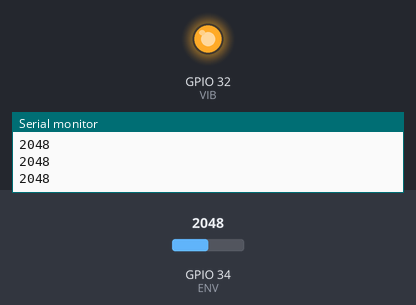
This sketch was run on a simulated ESP32. Shown: output pins drawn as LEDs (lit = HIGH), the last lines printed to the serial monitor. Inputs (shaded band) come from the test bench; at power-on: GPIO 34 (ENV) = 2048.

Above: at 1.2 s.
1.3 s: GPIO 34 (ENV) set to 491
At 2.5 s:
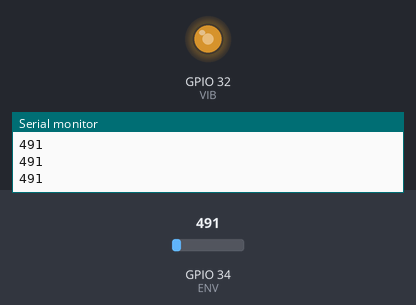
2.8 s: GPIO 34 (ENV) set to 0
At 4.0 s:
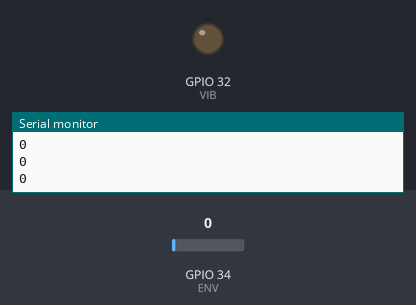
4.3 s: GPIO 34 (ENV) set to 1228
At 5.5 s:
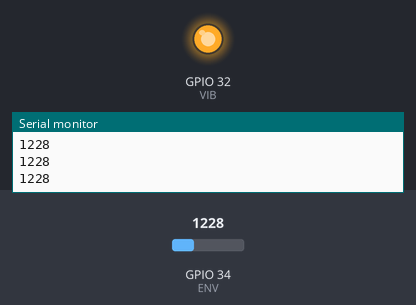
Timing chart, 0 to 7.3 s (numbered marks = the images above; inputs shaded):
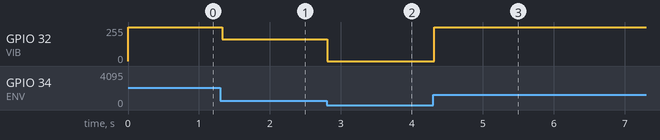

Measured:
- after the input at 1.3 s, GPIO 32 (VIB): 255/255 → 163/255 at once
- after the input at 2.8 s, GPIO 32 (VIB): 163/255 → 0/255 at once
- after the input at 4.3 s, GPIO 32 (VIB): 0/255 → 255/255 at once

The sketch:

VibrasjonFungerende.ino
```cpp
//#define EN 23
#define VIB 32
#define ENV 34
int NoiseLevel = 0;
void setup() {
  // put your setup code here, to run once:
  //pinMode(EN, OUTPUT);
  pinMode(VIB, OUTPUT);
  pinMode(ENV, INPUT);
  Serial.begin(115200);

}

void loop() {
  // put your main code here, to run repeatedly:
  //digitalWrite(EN, HIGH);

  NoiseLevel = analogRead(ENV);
  analogWrite(VIB, NoiseLevel/3);

  Serial.println(NoiseLevel);
  delay(30);
}
```
